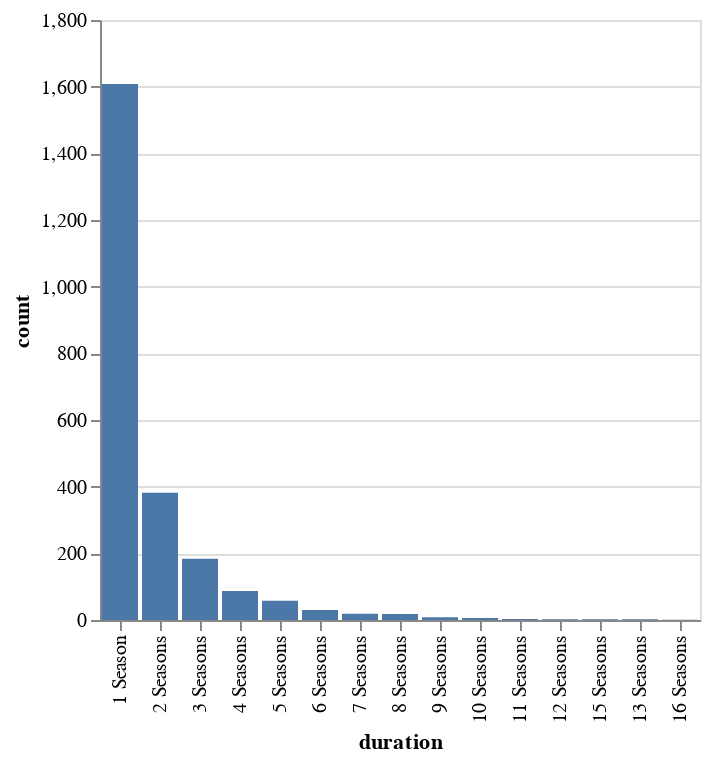

The notebook cell saved with this chart:
### Code cell
# Creata a bar chart using altair
alt.Chart(df_shows1).mark_bar().encode(
    x=alt.X('duration', sort= '-y'),
    y='count'
).interactive()

### Figure 1 — Vega-Lite specification as saved in the notebook (floating-point values rounded to 4 significant figures)
{"config": {"view": {"continuousWidth": 400, "continuousHeight": 300}}, "data": {"name": "data-9c6148842b555a5432e895d1c6e74929"}, "mark": "bar", "encoding": {"x": {"type": "nominal", "field": "duration", "sort": "-y"}, "y": {"type": "quantitative", "field": "count"}}, "selection": {"selector002": {"type": "interval", "bind": "scales", "encodings": ["x", "y"]}}, "$schema": "https://vega.github.io/schema/vega-lite/v4.8.1.json", "datasets": {"data-9c6148842b555a5432e895d1c6e74929": [{"duration": "1 Season", "count": 1608}, {"duration": "2 Seasons", "count": 382}, {"duration": "3 Seasons", "count": 184}, {"duration": "4 Seasons", "count": 87}, {"duration": "5 Seasons", "count": 58}, {"duration": "6 Seasons", "count": 30}, {"duration": "7 Seasons", "count": 19}, {"duration": "8 Seasons", "count": 18}, {"duration": "9 Seasons", "count": 8}, {"duration": "10 Seasons", "count": 6}, {"duration": "11 Seasons", "count": 3}, {"duration": "12 Seasons", "count": 2}, {"duration": "15 Seasons", "count": 2}, {"duration": "13 Seasons", "count": 2}, {"duration": "16 Seasons", "count": 1}]}}
